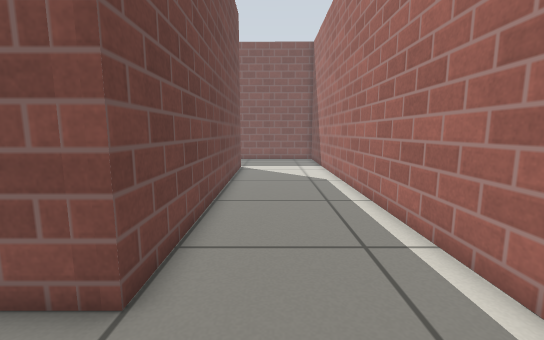
view 1 (above)

16 first-person views from a walk through a robot-simulator world made for Gazebo. The camera is 0.61 m above the floor, tilts 8° down and sees 90° across. The floor is counted in squares, 0.25 m on a side. Each view is taken from the middle of a square. On the plan, view 1 faces up. The plan holds only what a view shows up to about 18 squares ahead; the rest is blank. The robots in the file are not drawn. Gazebo's built-in surfaces are drawn with simple patterns.

view 2
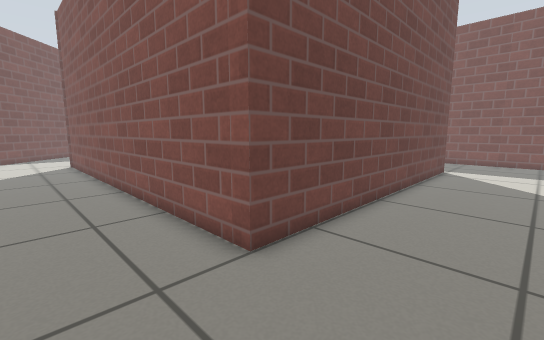

view 3
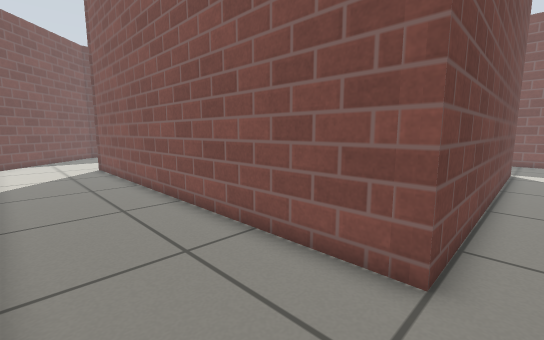

view 4
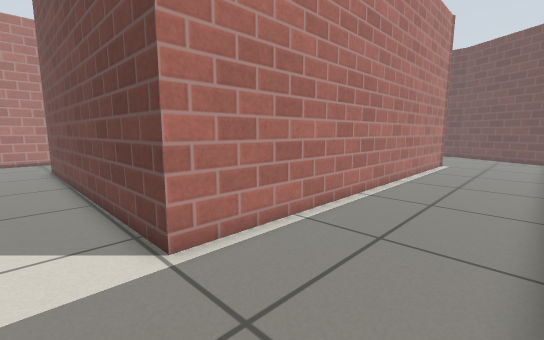

view 5
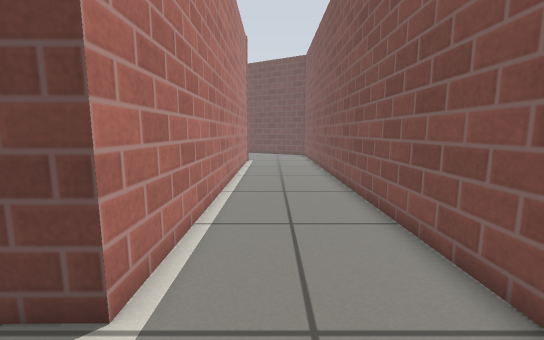

view 6
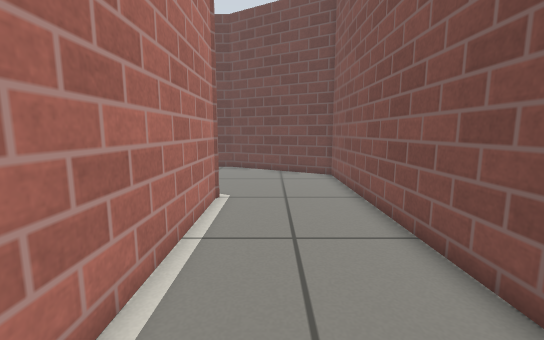

view 7
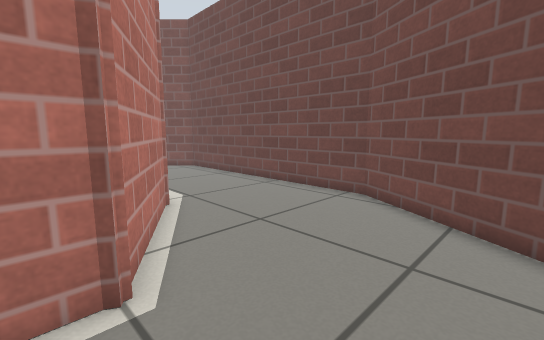

view 8
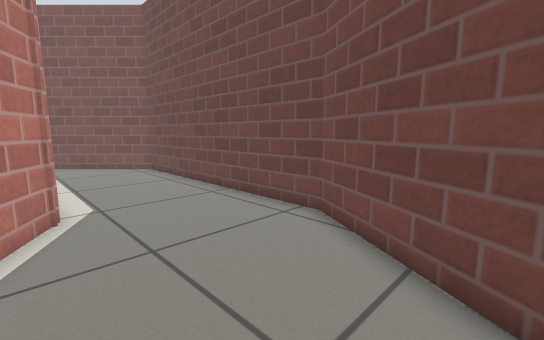

view 9
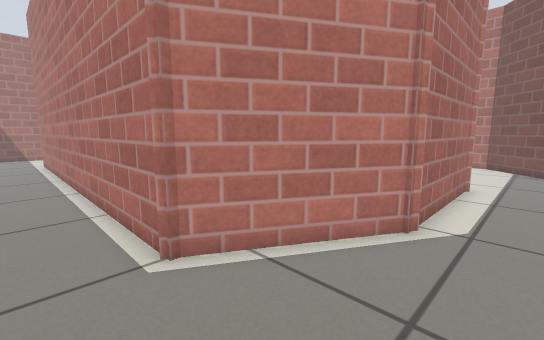

view 10
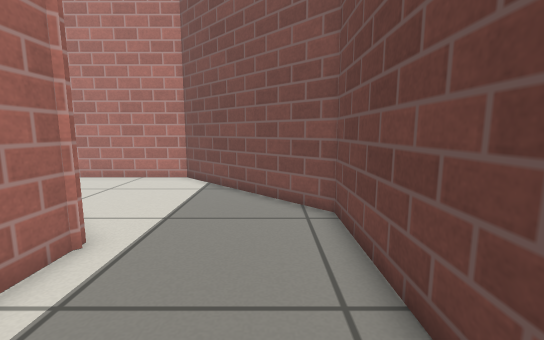

view 11
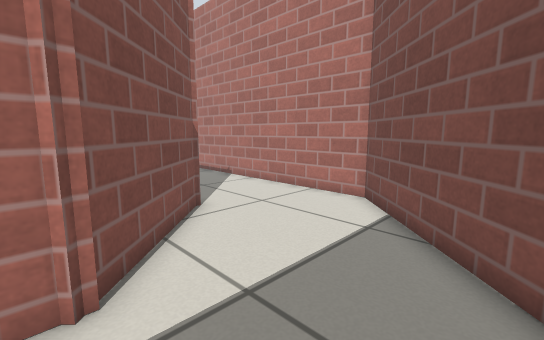

view 12
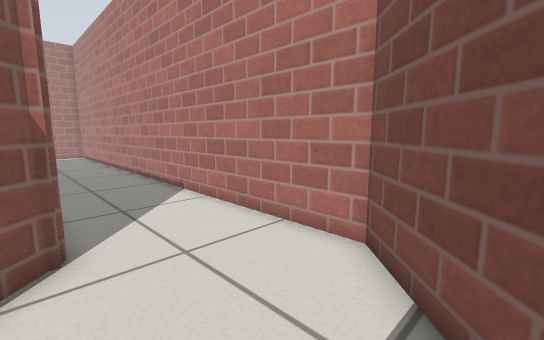

view 13
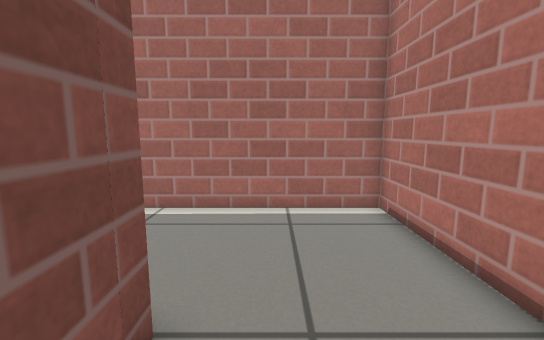

view 14
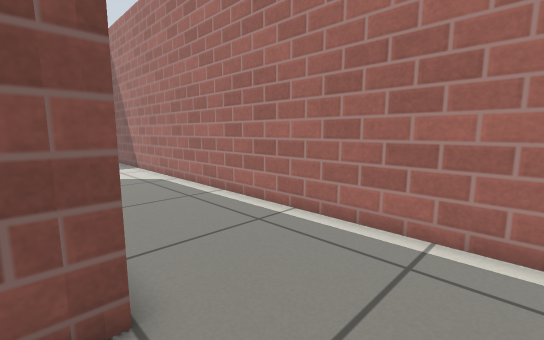

view 15
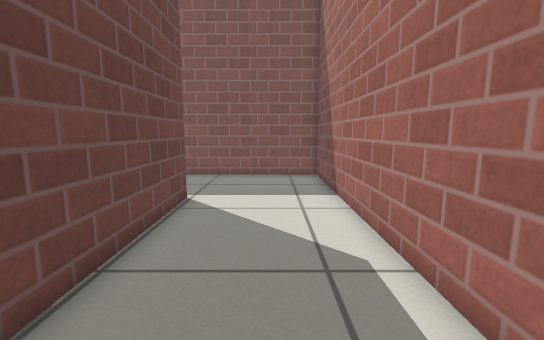

view 16
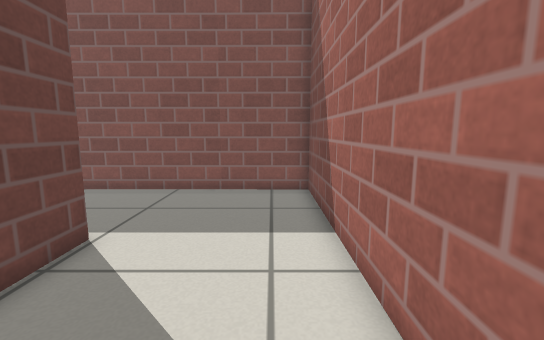

### Floor plan
Points are (right, up) in squares from view 1. A wall is a line through its corners. A room is listed if a view was taken in it or the views show most of it. See-through windows are left out.
Room 1 (views 1, 2, 3, 4, 5, 6, 7, 8, 9, 10, 11, 12, 13, 14, 15, 16)
walls: (-24.9, 7.1) (-24.9, 14) (-22, 18.9) (-2.2, 18.9) (-2, 3.4) (-20.6, 3.4); (-20.7, 3.2) (-25, 7.6); (-1.7, -1.5) (3.6, -1.5) (3.6, 24.4) (-27.3, 24.4) (-30.9, 18.2) (-30.9, 5) (-24.4, -1.5) (-6.4, -1.5)

Where each view was taken, in squares from view 1:
view 1: 0 up, 0 right, facing up
view 2: 0 up, 2 right, facing up-left
view 3: 1 down, 1 left, facing up-left
view 4: 24 up, 0 right, facing down-left
view 5: 21 up, 1 right, facing left
view 6: 21 up, 12 left, facing left
view 7: 23 up, 21 left, facing down-left
view 8: 23 up, 24 left, facing down-left
view 9: 21 up, 27 left, facing down-right
view 10: 13 up, 29 left, facing down
view 11: 8 up, 29 left, facing down-right
view 12: 4 up, 27 left, facing down-right
view 13: 2 up, 5 left, facing right
view 14: 0 up, 3 left, facing up-right
view 15: 9 up, 1 right, facing up
view 16: 13 up, 2 right, facing up
